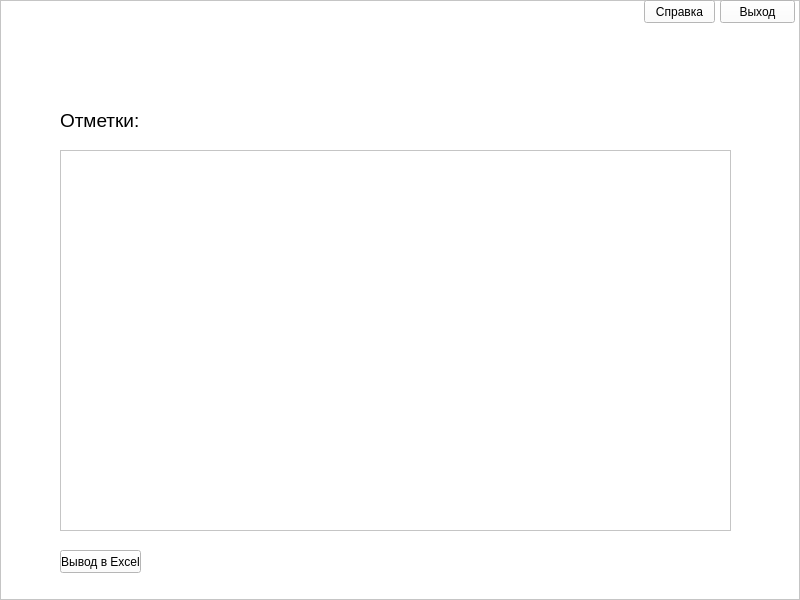
<?xml version="1.0" encoding="UTF-8"?>
<ui version="4.0">
 <class>MainWindow</class>
 <widget class="QMainWindow" name="MainWindow">
  <property name="geometry">
   <rect>
    <x>0</x>
    <y>0</y>
    <width>800</width>
    <height>600</height>
   </rect>
  </property>
  <property name="font">
   <font>
    <pointsize>10</pointsize>
   </font>
  </property>
  <property name="windowTitle">
   <string>MainWindow</string>
  </property>
  <widget class="QWidget" name="centralwidget">
   <layout class="QHBoxLayout" name="horizontalLayout">
    <property name="leftMargin">
     <number>0</number>
    </property>
    <property name="topMargin">
     <number>0</number>
    </property>
    <property name="rightMargin">
     <number>0</number>
    </property>
    <property name="bottomMargin">
     <number>0</number>
    </property>
    <item>
     <widget class="QFrame" name="frame">
      <property name="styleSheet">
       <string notr="true">background-color: rgb(255, 255, 255);</string>
      </property>
      <property name="frameShape">
       <enum>QFrame::StyledPanel</enum>
      </property>
      <property name="frameShadow">
       <enum>QFrame::Raised</enum>
      </property>
      <widget class="QPushButton" name="btn_spravka">
       <property name="geometry">
        <rect>
         <x>644</x>
         <y>0</y>
         <width>71</width>
         <height>23</height>
        </rect>
       </property>
       <property name="styleSheet">
        <string notr="true">background-color: rgb(255, 255, 255);</string>
       </property>
       <property name="text">
        <string>Справка</string>
       </property>
      </widget>
      <widget class="QPushButton" name="btn_exit">
       <property name="geometry">
        <rect>
         <x>720</x>
         <y>0</y>
         <width>75</width>
         <height>23</height>
        </rect>
       </property>
       <property name="styleSheet">
        <string notr="true">background-color: rgb(255, 255, 255);</string>
       </property>
       <property name="text">
        <string>Выход</string>
       </property>
      </widget>
      <widget class="QLabel" name="label">
       <property name="geometry">
        <rect>
         <x>60</x>
         <y>110</y>
         <width>91</width>
         <height>21</height>
        </rect>
       </property>
       <property name="font">
        <font>
         <pointsize>14</pointsize>
        </font>
       </property>
       <property name="text">
        <string>Отметки:</string>
       </property>
      </widget>
      <widget class="QTableView" name="tableView">
       <property name="geometry">
        <rect>
         <x>60</x>
         <y>150</y>
         <width>671</width>
         <height>381</height>
        </rect>
       </property>
       <property name="styleSheet">
        <string notr="true">background-color: rgb(255, 255, 255);</string>
       </property>
      </widget>
      <widget class="QPushButton" name="btn_excel">
       <property name="geometry">
        <rect>
         <x>60</x>
         <y>550</y>
         <width>81</width>
         <height>23</height>
        </rect>
       </property>
       <property name="styleSheet">
        <string notr="true">background-color: rgb(255, 255, 255);</string>
       </property>
       <property name="text">
        <string>Вывод в Excel</string>
       </property>
      </widget>
     </widget>
    </item>
   </layout>
  </widget>
 </widget>
 <resources/>
 <connections/>
</ui>
